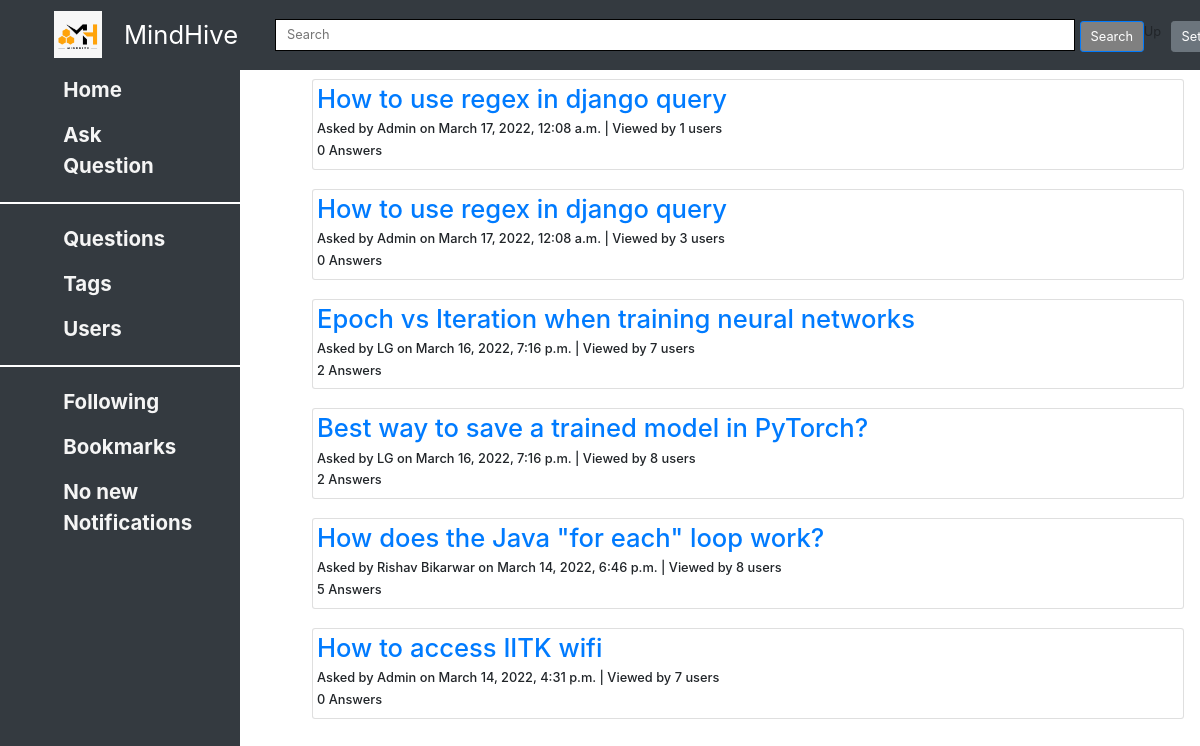
Page /home/questions on the committed database.
### questions/models.py (models this page shows, shortened)
class Question(Content):
    title = models.CharField(max_length=200)
    tags = models.ManyToManyField(to='tags.Tag', blank=True)
    viewedBy = models.ManyToManyField(to='users.User', related_name='viewedBy', blank=True)
    class Meta:
        ordering = ['-pub_date']

### home/models.py (models this page shows, shortened)
class Content(models.Model):
    text = RichTextField()
    author = models.ForeignKey(to='users.User', on_delete=models.SET_NULL, related_name='author', null=True)
    anonymous = models.BooleanField(default=False)
    pub_date = models.DateTimeField('date published', default=datetime.now())
    likedBy = models.ManyToManyField(to='users.User', related_name='likedBy', blank=True)
    dislikedBy = models.ManyToManyField(to='users.User', related_name='dislikedBy', blank=True)
    def get_author_name(self):
        if self.anonymous:
            return 'Anonymous User'
        else:
            return self.author.name

### users/models.py (models this page shows, shortened)
class User(AbstractUser):
    username = models.CharField(max_length=20,blank=False)
    email = models.EmailField(
        verbose_name='email address',
        max_length=255,
        unique=True,
        blank=False,
    )
    name = models.CharField(max_length=20, blank=True, null=True)
    roll_no=models.CharField(max_length=8, blank=True, null=True)
    profile_image = models.ImageField(upload_to='profile_image', default='default.jpg')
    blocked = models.BooleanField(default=False)
    followingQuestions = models.ManyToManyField(to='questions.Question', related_name='users_following', blank=True)
    bookmarkQuestions = models.ManyToManyField(to='questions.Question', related_name='users_bookmarked', blank=True)
    favouriteTags = models.ManyToManyField(to='tags.Tag', blank=True)
    notifications = models.ManyToManyField(to='notifications.Notification', blank=True)
    objects = UserInfoManager()
    USERNAME_FIELD = 'email'
    REQUIRED_FIELDS = ['username' ]

### home/views.py (the view)
# urls.py: path('questions', views.allQuestionsView, name='view_questions'),
def allQuestionsView(request):
    questions = Question.objects.all()
    return render(request, 'home/questions.html', {'questions' : questions})

### home/templates/home/questions.html (shortened to what this page needs)
{% extends 'base.html' %}
{%block insert_content%}
<section>
  <div class="container">
    {% if questions %}
    {%for ques in questions%}
    <div class="card" style="padding:5px">
      <a href="{% url 'questions:view_question' question_id=ques.id %}">
        <h2>{{ques.title}}</h2>
      </a>
      <h6>Asked by {{ques.get_author_name}} on {{ques.pub_date}}
        | Viewed by {{ques.viewedBy.all.count}} users
      </h6>
      <h6>{{ques.answer_set.all.count}} Answers</h6>
    </div>
    <br />
    {%endfor%}
    {% else %}
    <h2>No questions to display.</h2>
    {% endif %}
  </div>
</section>
{%endblock%}

### templates/base.html (shortened to what this page needs)
<!DOCTYPE html>
{% load static %}
{% load crispy_forms_tags %}
<html lang="en">
    <head>
        <link rel="stylesheet" href="https://cdn.jsdelivr.net/npm/bootstrap@4.0.0/dist/css/bootstrap.min.css">
        <link rel="stylesheet" href="https://cdnjs.cloudflare.com/ajax/libs/font-awesome/4.7.0/css/font-awesome.min.css">
        <link href="{% static 'css/master.css'%}" rel="stylesheet" />
    </head>
    <body id="page-top">
        <nav class="navbar navbar-expand-lg navbar-dark bg-dark fixed-top" id="mainNav">
            <div class="container px-4">
                <a href="{% url 'home:view_home'%}" id="logo">
                    <img src="{% static 'media/icon.jpg' %}" alt="Hello" class="logo-img">
                </a>
                <a class="navbar-brand" href="#page-top" align="left">MindHive</a>
                <div class="collapse navbar-collapse" id="navbarResponsive">
		                <ul class="navbar-nav ms-auto">
                            <form class="inline-block" method=get action="{% url  'home:search_results' %}">
                                <input class="form-input" type="search" placeholder="Search" aria-placeholder="Search" name="searched" style="width: 1000px">
                                <input type="submit" class="btn btn-fill btn-primary" value="Search" id="search">
                            </form>
                    <li class="nav-item">
                        <div class="dropdown">
                            <button class="btn btn-secondary dropdown-toggle" type="button" id="dropdownMenuButton" data-toggle="dropdown" aria-haspopup="true" aria-expanded="false">
                              Settings
                            </button>
                                {% if user.is_authenticated %}
                              <a class="dropdown-item" href="{% url 'users:edit_users' %}">Edit Your Profile</a>
                              <a class="dropdown-item" href="{% url 'users:reset_password' %}">Change Password</a>
                              <a class="dropdown-item" href="{% url 'users:logout' %}">Logout</a>
                              {% else %}
                              <a class="dropdown-item" href="{% url 'users:login' %}">Login</a></li>
                                <a class="dropdown-item" href="{% url 'users:signup' %}">Sign Up</a></li>
                              {% endif %}
                              <a class="dropdown-item" href="#">Contact Us</a>
                            </div>
                        </div>
        </nav>
        <div id="left">
            <a href="{% url 'home:view_home'%}" class="sect">
                <div class="comp">Home</div>
            </a>
            <a href="{% url 'questions:add_question'%}" class="sect">
                <div class="comp">Ask Question</div>
            </a>
            <hr color="white" style="border: 0.5px solid rgb(255, 255, 255);"/>
            <a href="{% url 'home:view_questions' %}" class="sect">
                <div class="comp">Questions</div>
            </a>
            <a href="{% url 'users:addtags' %}" class="sect">
                <div class="comp">Tags</div>
            </a>
            <a href="#" class="sect">
                <div class="comp">Users</div>
            </a>
            <hr color="white" style="border: 0.5px solid rgb(255, 255, 255);"/>
            <a href="{%url 'home:following'%}" class="sect">
                <div class="comp">Following</div>
            </a>
            <a href="{%url 'home:bookmarks'%}" class="sect">
                <div class="comp">Bookmarks</div>
            </a>
            {% if user.notifications.count %}
            <a href="{% url 'users:notifs' %}" class="sect">
              <div class="comp">View notifications ({{user.notifications.all.count}})</div>
            </a>
            {% else %}
            <a href="{% url 'users:notifs' %}" class="sect">
              <div class="comp">No new Notifications</div>
            </a>
            {% endif %}
        </div>
        <div class="content">
        {% block insert_content %}
        {% endblock %}
        </div>
  </body>
</html>

### templates/footer.html (shortened to what this page needs)
{% load static %}

### static/css/master.css (style rules this page uses)
* { margin: 0; padding: 0; }
html { scroll-behavior: smooth; zoom:80%; }
:root { --navbar-height: 59px; }
#logo { color: white; display: flex; padding: 3px 22px; border-radius: 20px; text-decoration: none; }
.logo-img { height: 59px; margin: 3px 6px; }
.inline-block { display: block; width: 950px; height: 40px; }
.form-input { float: none; display: block; text-align: left; width: 100%; margin: 0; padding: 14px; border: 1px solid black; height: 40px; }
.dropdown { display: block; right:50px; top: 23px; }
#dropdownMenuButton { position: relative; left: 250px; bottom: 20px; }
#search { left: 1350px; position: absolute; top: 26px; }
#search { background-color:grey; color: white; }
#left { position: fixed; float: left; width: 20%; height: 95%; display: flex; flex-direction: column; margin-top: 85px; margin-left: 0; background-color: #343a40; }
#left a { text-decoration: none; text-align: left; font-size: 1.6rem; color: #171313; }
.sect { margin: 6px 12px; padding: 6px 13px; }
.comp { margin: -3px 8px; padding: 0px 46px; font-weight: bold; color: whitesmoke; transition-duration: 0.4s; }
.navbar > .container, .navbar > .container-fluid { margin-left: 0px; }
.navbar-brand { font-size: xx-large; }
input[type="search"] { margin-left: 30px; }
.content { position: absolute; top: 99px; left: 25%; right: 5px; }

### rows in the picture
Question: title "How to use regex in django query", get_author_name "Admin", pub_date "March 17, 2022, 12:08 a.m.", viewedBy.all.count "1", answer_set.all.count "0"
Question: title "How to use regex in django query", get_author_name "Admin", pub_date "March 17, 2022, 12:08 a.m.", viewedBy.all.count "3", answer_set.all.count "0"
Question: title "Epoch vs Iteration when training neural networks", get_author_name "LG", pub_date "March 16, 2022, 7:16 p.m.", viewedBy.all.count "7", answer_set.all.count "2"
Question: title "Best way to save a trained model in PyTorch?", get_author_name "LG", pub_date "March 16, 2022, 7:16 p.m.", viewedBy.all.count "8", answer_set.all.count "2"
Question: title "How does the Java \"for each\" loop work?", get_author_name "Rishav Bikarwar", pub_date "March 14, 2022, 6:46 p.m.", viewedBy.all.count "8", answer_set.all.count "5"
Question: title "How to access IITK wifi", get_author_name "Admin", pub_date "March 14, 2022, 4:31 p.m.", viewedBy.all.count "7", answer_set.all.count "0"
